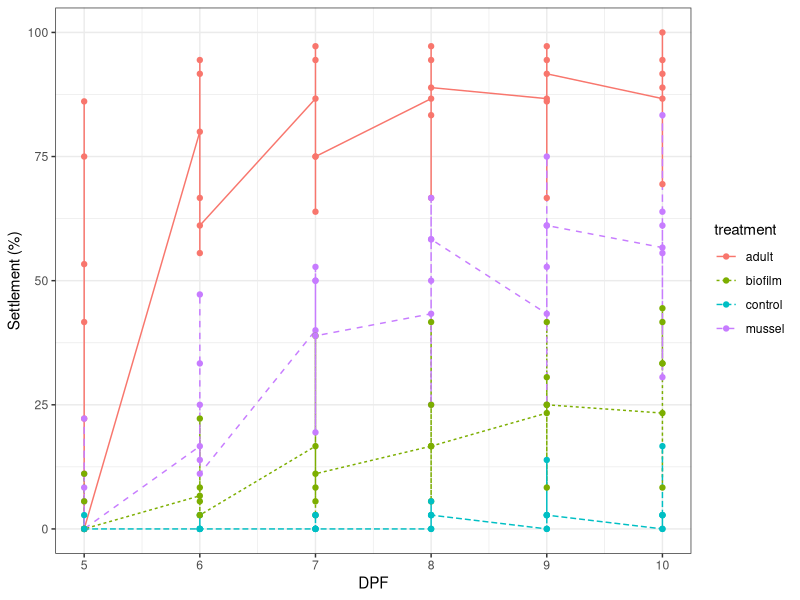
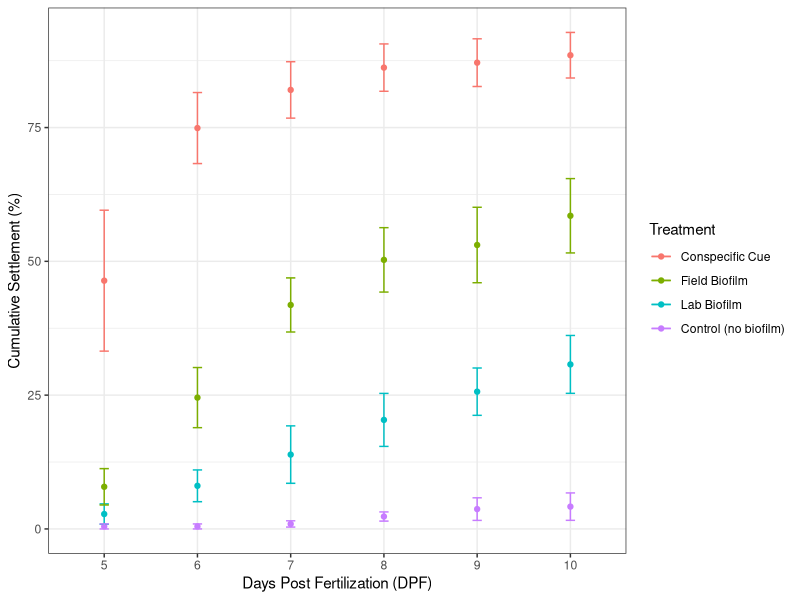

The R source for these figures, in order:
rm(list=ls())
library(car)
library(tidyverse)

ficopomatus_e <- read.csv("data/ficopomatus_e.csv")

ggplot(ficopomatus_e, aes(x=dpf, y=settlement, group=treatment, color=treatment)) +
  geom_line(aes(linetype=treatment)) +
  geom_point()+
  #geom_errorbar(aes(ymax=emmean+SE, ymin=emmean-SE), stat="identity", width=0.1) +
  labs(x="DPF", y="Settlement (%)") + 
  theme_bw()



ficopomatus_e$treatment <- as.factor(ficopomatus_e$treatment)
ficopomatus_e$family <- as.factor(ficopomatus_e$family)
ficopomatus_e$dpf <- as.factor(ficopomatus_e$dpf)

SummaryByTreatment <- ficopomatus_e %>%
  group_by(dpf, treatment) %>%
  summarize(mean=mean(ficopomatus_e$settlement, na.rm=TRUE), std_err=sd(ficopomatus_e$settlement, na.rm=TRUE)/sqrt(length((na.omit(ficopomatus_e$settlement)))))



FicoGraph <- ficopomatus_e %>%
  group_by(dpf, treatment) %>%
  summarize(mean=mean(settlement), std_err=sd(settlement, na.rm=TRUE)/sqrt(length((na.omit(settlement)))))
FicoGraph


FicoGraph$treatment <- factor(SummaryByTreatment$treatment, levels = c("adult", "mussel", "biofilm", "control"))

custom_legend_order <- c("Conspecific Cue", "Field Biofilm", "Lab Biofilm", "Control (no biofilm)")


ggplot(FicoGraph, aes(x=dpf, y=mean, color = treatment)) +
  geom_line(aes(linetype=treatment)) +
  geom_point() +
  geom_errorbar(aes(ymax=mean+std_err, ymin=mean-std_err), stat="identity", width=0.1) +
  labs(x="Days Post Fertilization (DPF)", y="Cumulative Settlement (%)") +
  scale_color_discrete(name = "Treatment", labels = custom_legend_order) +
  theme_bw() +
  guides(linetype=FALSE)  


